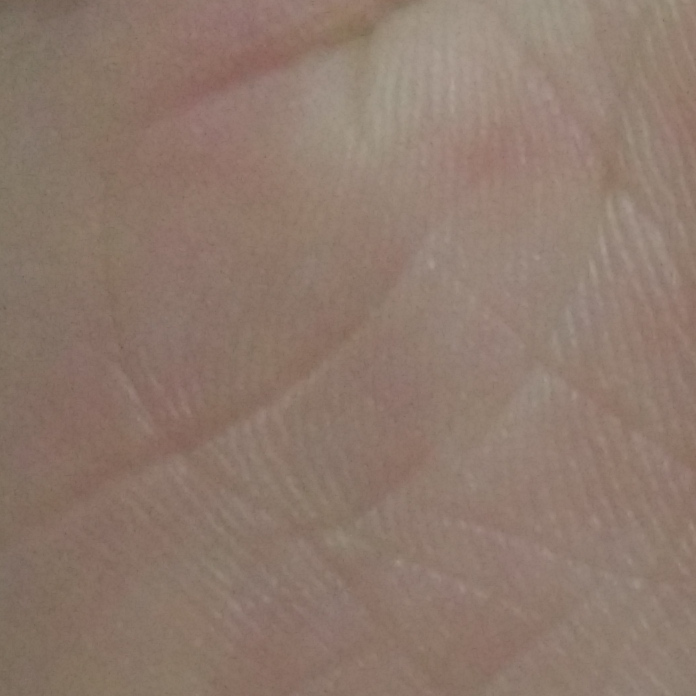
#> input picture recognize/sandbox/edgeDetect/canny/input.jpg, 696 x 696 px
$ python canny.py
#> lines starting #> are read from the running program, lines starting #| are printed output that depends on the picture
#coding=utf-8
import cv2
import numpy as np

img = cv2.imread("input.jpg", 0)
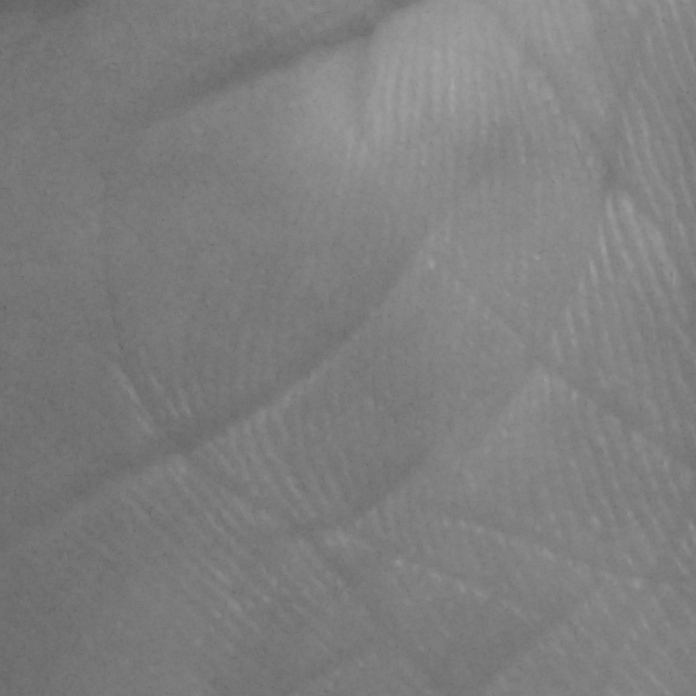
#> img: shape (696, 696); min 94, max 166, mean 126
for th2 in range(1,20,1):
    for th1 in range(1, th2, 1):
        gray = cv2.GaussianBlur(img,(9,9),0)
        canny = cv2.Canny(gray, th1, th2)
#        cv2.imwrite("gray_%d_%d.jpg"%(th1,th2),gray)
        cv2.imwrite("canny_%d_%d.jpg"%(th2,th1),canny)
#> this loop made 19 passes
#> pass 2, `cv2.imwrite("canny_%d_%d.jpg"%(th2,th1),canny)`:
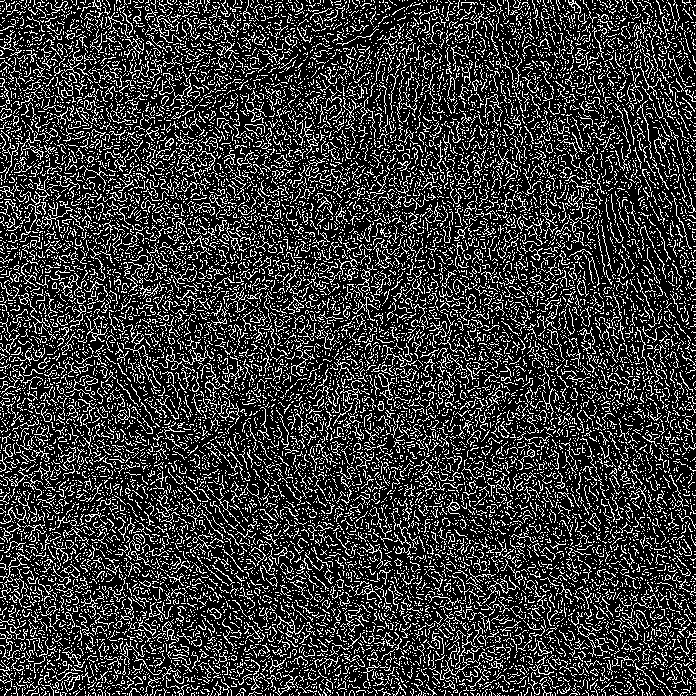
#> saved as canny_2_1.jpg: shape (696, 696); 21.9% white in thin lines or dots
